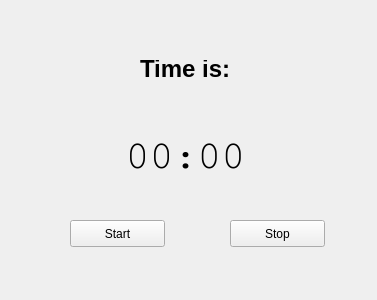
<?xml version="1.0" encoding="UTF-8"?>
<ui version="4.0">
 <class>TimeWidget</class>
 <widget class="QWidget" name="TimeWidget">
  <property name="geometry">
   <rect>
    <x>0</x>
    <y>0</y>
    <width>377</width>
    <height>300</height>
   </rect>
  </property>
  <property name="windowTitle">
   <string>TimeWidget</string>
  </property>
  <widget class="QLabel" name="label">
   <property name="geometry">
    <rect>
     <x>140</x>
     <y>60</y>
     <width>91</width>
     <height>17</height>
    </rect>
   </property>
   <property name="font">
    <font>
     <pointsize>18</pointsize>
     <weight>75</weight>
     <bold>true</bold>
    </font>
   </property>
   <property name="text">
    <string>Time is:</string>
   </property>
  </widget>
  <widget class="QLabel" name="lblTime">
   <property name="geometry">
    <rect>
     <x>80</x>
     <y>130</y>
     <width>211</width>
     <height>51</height>
    </rect>
   </property>
   <property name="font">
    <font>
     <family>FreeMono</family>
     <pointsize>30</pointsize>
    </font>
   </property>
   <property name="text">
    <string>00:00</string>
   </property>
   <property name="alignment">
    <set>Qt::AlignCenter</set>
   </property>
  </widget>
  <widget class="QPushButton" name="btnStart">
   <property name="geometry">
    <rect>
     <x>70</x>
     <y>220</y>
     <width>95</width>
     <height>27</height>
    </rect>
   </property>
   <property name="text">
    <string>Start</string>
   </property>
  </widget>
  <widget class="QPushButton" name="btnStop">
   <property name="geometry">
    <rect>
     <x>230</x>
     <y>220</y>
     <width>95</width>
     <height>27</height>
    </rect>
   </property>
   <property name="text">
    <string>Stop</string>
   </property>
  </widget>
 </widget>
 <resources/>
 <connections/>
</ui>
